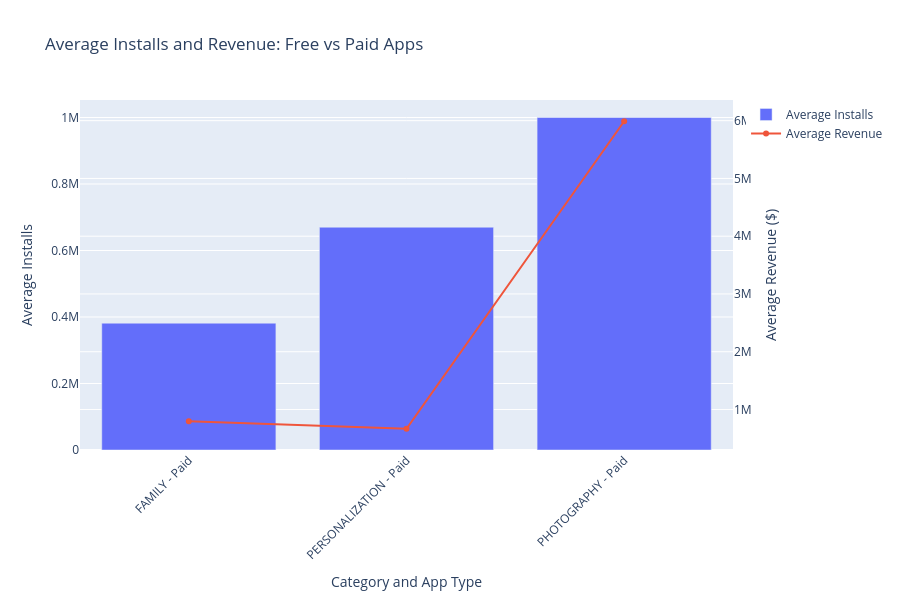

Here is the notebook cell this chart was saved with:
### Code cell
import plotly.graph_objects as go

fig = go.Figure()

# Average Installs
fig.add_trace(
    go.Bar(
        x=[
            f"{row['Category']} - {row['App_Type']}"
            for _, row in task3_summary.iterrows()
        ],
        y=task3_summary['Average_Installs'],
        name='Average Installs'
    )
)

# Average Revenue
fig.add_trace(
    go.Scatter(
        x=[
            f"{row['Category']} - {row['App_Type']}"
            for _, row in task3_summary.iterrows()
        ],
        y=task3_summary['Average_Revenue'],
        name='Average Revenue',
        yaxis='y2',
        mode='lines+markers'
    )
)

fig.update_layout(
    title='Average Installs and Revenue: Free vs Paid Apps',
    xaxis_title='Category and App Type',
    yaxis=dict(
        title='Average Installs'
    ),
    yaxis2=dict(
        title='Average Revenue ($)',
        overlaying='y',
        side='right'
    ),
    height=600,
    xaxis_tickangle=-45
)

fig.show()

### Figure 1 — Plotly figure (JSON) as saved in the notebook; plotly's stock layout.template omitted (floating-point values rounded to 4 significant figures)
{"data": [{"name": "Average Installs", "type": "bar", "x": ["FAMILY - Paid", "PERSONALIZATION - Paid", "PHOTOGRAPHY - Paid"], "y": [381400.0, 670000.0, 1000000.0]}, {"mode": "lines+markers", "name": "Average Revenue", "type": "scatter", "x": ["FAMILY - Paid", "PERSONALIZATION - Paid", "PHOTOGRAPHY - Paid"], "y": [796900.0, 666600.0, 5990000.0], "yaxis": "y2"}], "layout": {"height": 600, "title": {"text": "Average Installs and Revenue: Free vs Paid Apps"}, "xaxis": {"tickangle": -45, "title": {"text": "Category and App Type"}}, "yaxis": {"title": {"text": "Average Installs"}}, "yaxis2": {"overlaying": "y", "side": "right", "title": {"text": "Average Revenue ($)"}}}}
